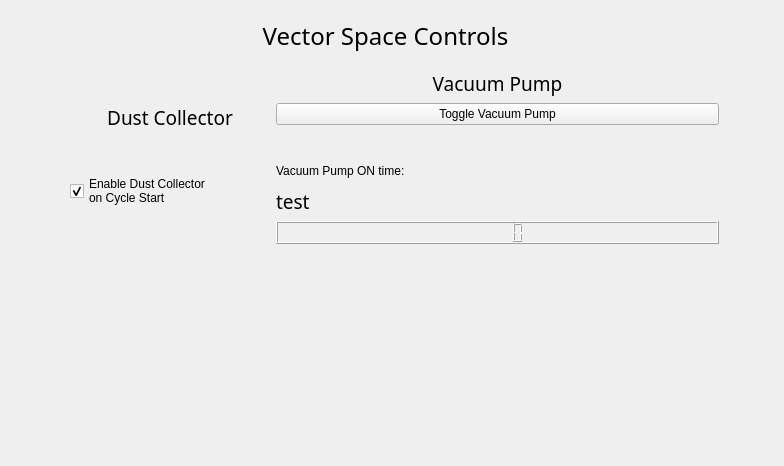
<?xml version="1.0" encoding="UTF-8"?>
<ui version="4.0">
 <class>user_tab_1</class>
 <widget class="QWidget" name="user_tab_1">
  <property name="geometry">
   <rect>
    <x>0</x>
    <y>0</y>
    <width>784</width>
    <height>466</height>
   </rect>
  </property>
  <property name="windowTitle">
   <string>Form</string>
  </property>
  <widget class="QWidget" name="horizontalLayoutWidget">
   <property name="geometry">
    <rect>
     <x>70</x>
     <y>70</y>
     <width>649</width>
     <height>174</height>
    </rect>
   </property>
   <layout class="QHBoxLayout" name="horizontalLayout">
    <item>
     <layout class="QVBoxLayout" name="verticalLayout_2">
      <item>
       <widget class="QLabel" name="label_3">
        <property name="maximumSize">
         <size>
          <width>16777215</width>
          <height>30</height>
         </size>
        </property>
        <property name="font">
         <font>
          <family>Noto Sans</family>
          <pointsize>14</pointsize>
         </font>
        </property>
        <property name="text">
         <string>Dust Collector</string>
        </property>
        <property name="alignment">
         <set>Qt::AlignHCenter|Qt::AlignTop</set>
        </property>
       </widget>
      </item>
      <item>
       <widget class="CheckBox" name="checkbox">
        <property name="maximumSize">
         <size>
          <width>200</width>
          <height>16777215</height>
         </size>
        </property>
        <property name="text">
         <string>Enable Dust Collector 
on Cycle Start</string>
        </property>
        <property name="checked">
         <bool>true</bool>
        </property>
        <property name="pin_name" stdset="0">
         <string>dust-collector</string>
        </property>
       </widget>
      </item>
     </layout>
    </item>
    <item>
     <layout class="QVBoxLayout" name="verticalLayout">
      <item>
       <widget class="QLabel" name="label_4">
        <property name="font">
         <font>
          <family>Noto Sans</family>
          <pointsize>14</pointsize>
         </font>
        </property>
        <property name="text">
         <string>Vacuum Pump</string>
        </property>
        <property name="alignment">
         <set>Qt::AlignHCenter|Qt::AlignTop</set>
        </property>
       </widget>
      </item>
      <item>
       <widget class="PushButton" name="startVacuum">
        <property name="text">
         <string>Toggle Vacuum Pump</string>
        </property>
        <property name="checkable">
         <bool>true</bool>
        </property>
        <property name="pin_name" stdset="0">
         <string>vacuum-pump</string>
        </property>
        <property name="indicator_option" stdset="0">
         <bool>false</bool>
        </property>
        <property name="indicator_HAL_pin_option" stdset="0">
         <bool>false</bool>
        </property>
        <property name="indicator_status_option" stdset="0">
         <bool>false</bool>
        </property>
       </widget>
      </item>
      <item>
       <widget class="LED" name="led">
        <property name="pin_name" stdset="0">
         <string>vacuum-led</string>
        </property>
        <property name="diameter">
         <number>20</number>
        </property>
        <property name="flashing" stdset="0">
         <bool>true</bool>
        </property>
       </widget>
      </item>
      <item>
       <widget class="QLabel" name="label">
        <property name="text">
         <string>Vacuum Pump ON time:</string>
        </property>
       </widget>
      </item>
      <item>
       <widget class="HALLabel" name="hallabeld">
        <property name="font">
         <font>
          <family>Noto Sans</family>
          <pointsize>14</pointsize>
          <weight>50</weight>
          <italic>false</italic>
          <bold>false</bold>
         </font>
        </property>
        <property name="text">
         <string>test</string>
        </property>
        <property name="textFormat">
         <enum>Qt::RichText</enum>
        </property>
        <property name="pin_name" stdset="0">
         <string>vacuum-timer-display</string>
        </property>
        <property name="s32_pin_type" stdset="0">
         <bool>true</bool>
        </property>
        <property name="float_pin_type" stdset="0">
         <bool>false</bool>
        </property>
        <property name="textTemplate" stdset="0">
         <string>Time On: %.2f sec</string>
        </property>
       </widget>
      </item>
      <item>
       <widget class="QLCDNumber" name="lcdNumber"/>
      </item>
     </layout>
    </item>
   </layout>
  </widget>
  <widget class="QLabel" name="label_2">
   <property name="geometry">
    <rect>
     <x>260</x>
     <y>20</y>
     <width>251</width>
     <height>31</height>
    </rect>
   </property>
   <property name="font">
    <font>
     <family>Noto Sans</family>
     <pointsize>18</pointsize>
    </font>
   </property>
   <property name="text">
    <string>Vector Space Controls</string>
   </property>
   <property name="alignment">
    <set>Qt::AlignCenter</set>
   </property>
  </widget>
 </widget>
 <customwidgets>
  <customwidget>
   <class>IndicatedPushButton</class>
   <extends>QPushButton</extends>
   <header>qtvcp.widgets.simple_widgets</header>
  </customwidget>
  <customwidget>
   <class>PushButton</class>
   <extends>IndicatedPushButton</extends>
   <header>qtvcp.widgets.simple_widgets</header>
  </customwidget>
  <customwidget>
   <class>CheckBox</class>
   <extends>QCheckBox</extends>
   <header>qtvcp.widgets.simple_widgets</header>
  </customwidget>
  <customwidget>
   <class>LED</class>
   <extends>QWidget</extends>
   <header>qtvcp.widgets.led_widget</header>
  </customwidget>
  <customwidget>
   <class>HALLabel</class>
   <extends>QLabel</extends>
   <header>qtvcp.widgets.hal_label</header>
  </customwidget>
 </customwidgets>
 <resources/>
 <connections/>
</ui>
